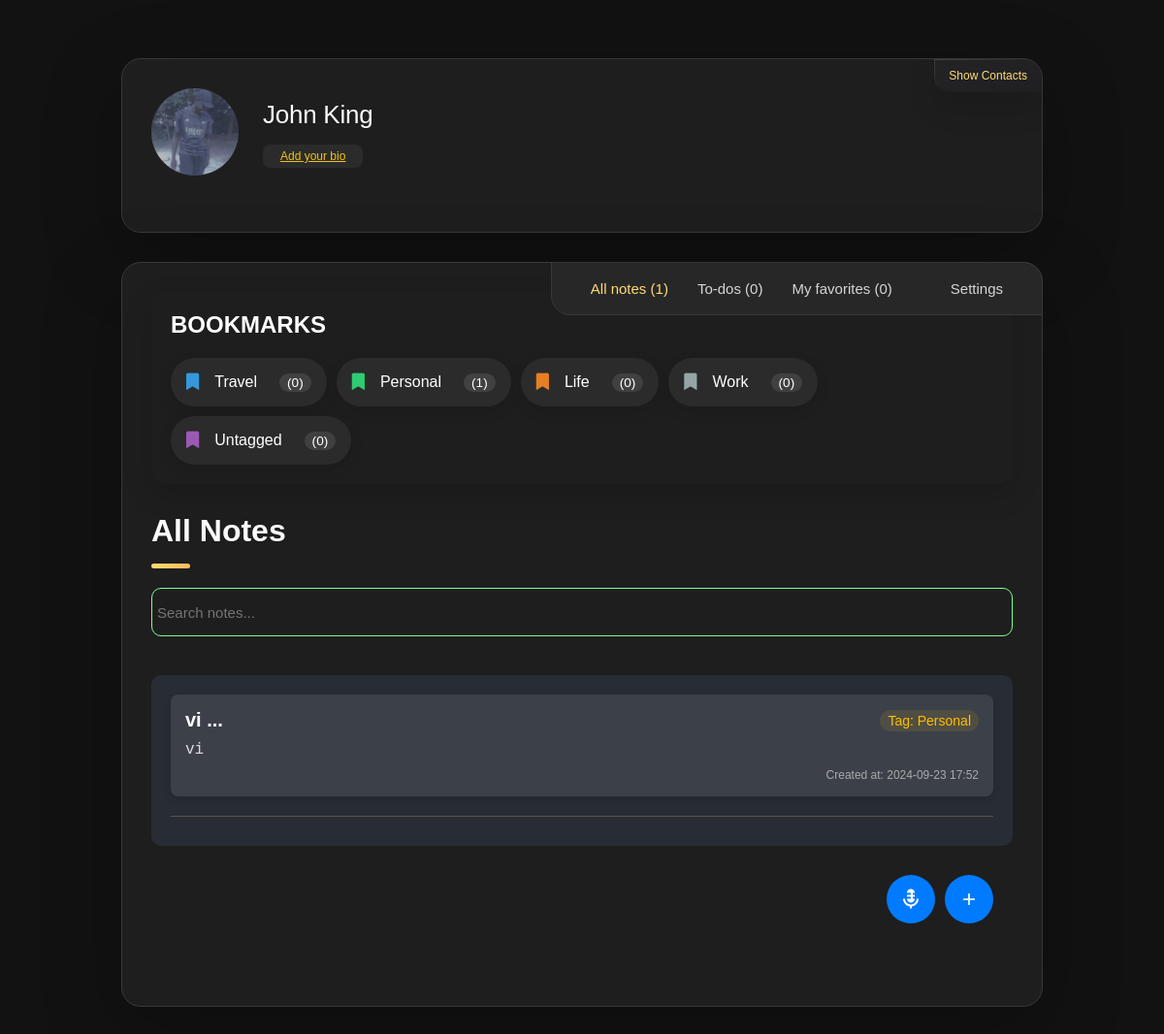
The app's page /user_home (signed in) with its own data.
### website/models.py (models this page shows, shortened)
class User(db.Model, UserMixin):
    id = db.Column(db.Integer, primary_key=True)
    email = db.Column(db.String(150), unique=True)
    password = db.Column(db.String(255))
    first_name = db.Column(db.String(225))
    second_name = db.Column(db.String(225))
    full_name = db.Column(db.String(255))
    profile_picture = db.Column(db.String(255), nullable=True)
    cover_picture = db.Column(db.String(255), nullable=True)
    user_name = db.Column(db.String(255))
    phone_number = db.Column(db.String(20))
    country_code = db.Column(db.String(10), default="+254")
    bio = db.Column(db.String(255))
    time_zone = db.Column(db.String(255))
    date_birth = db.Column(db.String(255))
    gender = db.Column(db.String(255))
    generated_color = db.Column(db.String(7))
    is_2fa_enabled = db.Column(db.Boolean, default=False)
    otp_secret = db.Column(db.String(32), nullable=True)
    temp_otp = db.Column(db.String(32), nullable=True)
    otp_method = db.Column(db.String(10), default='app')
    is_active = db.Column(db.Boolean, default=True)
    is_admin = db.Column(db.Boolean, default=False)
    email_verified = db.Column(db.Boolean, default=False)
    note_tags = db.relationship(
        "NoteTag", back_populates="user", cascade="all, delete-orphan"
    )
    notes = db.relationship("Note", back_populates="user", cascade="all, delete-orphan")
    password_reset_tokens = db.relationship(
        "PasswordResetToken", back_populates="user", cascade="all, delete-orphan"
    )
    notifications = db.relationship(
        "Notification", back_populates="user", cascade="all, delete-orphan"
    )
    todos = db.relationship("ToDo", back_populates="user", cascade="all, delete-orphan")
    email_preferences = db.relationship(
        "EmailPreferences",
        uselist=False,
        back_populates="user",
        cascade="all, delete-orphan",
    )
    push_preferences = db.relationship(
        "PushPreferences",
        uselist=False,
        back_populates="user",
        cascade="all, delete-orphan",
    )
    email_verification_tokens = db.relationship(
        "EmailVerificationToken", back_populates="user", cascade="all, delete-orphan"
    )

class NoteTag(db.Model):
    id = db.Column(db.Integer, primary_key=True)
    name = db.Column(db.String(100), nullable=False)
    color = db.Column(db.String(7), nullable=False, default="#000000")
    user_id = db.Column(db.Integer, db.ForeignKey("user.id"), nullable=False)
    created_at = db.Column(db.DateTime, default=datetime.utcnow)
    user = db.relationship("User", back_populates="note_tags")
    notes = db.relationship("Note", back_populates="tag", cascade="all, delete-orphan")

class Note(db.Model):
    id = db.Column(db.Integer, primary_key=True)
    title = db.Column(db.String(255), nullable=False)
    content = db.Column(db.Text, nullable=False)
    tag_id = db.Column(db.Integer, db.ForeignKey("note_tag.id"), nullable=False)
    user_id = db.Column(db.Integer, db.ForeignKey("user.id"), nullable=False)
    created_at = db.Column(db.DateTime, default=datetime.utcnow)
    updated_at = db.Column(db.DateTime, onupdate=datetime.utcnow)
    is_favorite = db.Column(db.Boolean, default=False)
    user = db.relationship("User", back_populates="notes")
    tag = db.relationship("NoteTag", back_populates="notes")

### website/views.py (the view)
@views.route("/user_home")
@login_required
def user_home():
    tags = NoteTag.query.filter_by(user_id=current_user.id).all()
    tags_with_counts = [
        {
            "id": tag.id,
            "name": tag.name,
            "color": tag.color,
            "note_count": Note.query.filter_by(
                tag_id=tag.id, user_id=current_user.id
            ).count(),
        }
        for tag in tags
    ]
    notes = (
        Note.query.filter_by(user_id=current_user.id)
        .order_by(Note.created_at.desc(), Note.updated_at.desc())
        .all()
    )
    return render_template("user_home.html", tags=tags_with_counts, notes=notes)

### website/templates/user_home.html (shortened to what this page needs)
<!DOCTYPE html>
<html lang="en">
  <head>
    <link
      rel="stylesheet"
      href="https://cdnjs.cloudflare.com/ajax/libs/font-awesome/5.15.4/css/all.min.css"
    />
    <link
      rel="stylesheet"
      href="{{ url_for('static', filename='css/user_home.css') }}"
    />
    <link
      href="https://unpkg.com/boxicons@2.1.4/css/boxicons.min.css"
      rel="stylesheet"
    />
  </head>
  <body>
    <main>
      <aside class="sidebar" data-sidebar>
        <div class="sidebar-info">
          <figure class="avatar-box">
            {% if current_user.profile_picture %}
            <img
              src="/static/profile_pics/{{ current_user.profile_picture }}"
              alt="Profile Picture"
              class="profile-image"
            />
            {% else %}
            <i
              class="fas fa-5x"
              style="--background-: {{ current_user.generated_color }}"
              >{{ current_user.first_name[0] }}</i
            >
            {% endif %}
          </figure>
          <div class="info-content">
            <h1 class="name" title="{{ current_user.full_name }}">
              {{ current_user.full_name }}
            </h1>
            <p class="title" title="{{ current_user.bio }}">
              {% if current_user.bio %} {{ current_user.bio }} {% else %}
              <a
                href="{{ url_for('views.settings') }}"
                style="color: #f1c40f; text-decoration: underline"
              >
                Add your bio
              </a>
              {% endif %}
            </p>
          </div>
          <button class="info_more-btn" data-sidebar-btn>
            <span>Show Contacts</span>
          </button>
        </div>
      </aside>
      <div class="main-content">
        <nav class="navbar">
          <ul class="navbar-list">
            <li class="navbar-item">
              <a href="/user_home" class="navbar-link active">
                <p>
                  All notes
                  <span
                    style="--background-: {{ current_user.generated_color }}"
                  >
                    ({{ current_user.notes|length }})
                  </span>
                </p>
              </a>
            </li>
            <li class="navbar-item">
              <a
                href="{{ url_for('views.show_todo_page') }}"
                class="navbar-link"
              >
                <p style="--background-: {{ current_user.generated_color }}">
                  To-dos
                  <span> (<span id="todoCount">0</span>)</span>
                </p>
              </a>
            </li>
            <li class="navbar-item">
              <a href="/favorites" class="navbar-link" id="favoriteLink">
                <p style="--background-: {{ current_user.generated_color }}">
                  My favorites
                  <span> (<span id="favoriteCount">0</span>) </span>
                </p>
              </a>
            </li>
            <li class="navbar-item">
              <a
                href="{{url_for('views.settings')}}"
                class="navbar-link"
                style="--background-: {{ current_user.generated_color }}"
              >
                <p>Settings</p>
              </a>
            </li>
          </ul>
        </nav>
        <article class="about active" id="about">
          <section class="testimonials">
            <div class="tags">
              <p class="section-title">
                BOOKMARKS
              </p>
              <div class="tags-wrapper">
                {% for tag in tags %}
                <a href="{{ url_for('views.tag_notes', tag_id=tag.id) }}" class="tag" data-tag-id="{{ tag.id }}">
                  <i class="fas fa-bookmark" style="--bookmark-: {{ tag.color }}"></i>
                  <span class="tag-name">{{ tag.name }}</span>
                  <span class="note-count">({{ tag.note_count }})</span>
                </a>
                {% endfor %}
              </div>
            </div>
          </section>
          <header>
            <h2 class="h2 article-title">All Notes</h2>
          </header>
          <section class="about-text">
            <div class="search">
              <input
                style="--background-: {{ current_user.generated_color }}"
                type="text"
                id="searchInput"
                placeholder="Search notes..."
                class="input-search"
                autocomplete="off"
              />
            </div>
          </section>
          <section class="service">
            <div class="notes-list">
              <ul id="notesList" data-color="{{current_user.generated_color}}">
                {% if notes %} {% for note in notes %}
                <li
                  data-note-id="{{ note.id }}"
                  data-tag-color="{{ note.tag.color }}"
                  class="note-item"
                  style="--background-: {{ current_user.generated_color }}"
                >
                  <div class="note-header">
                    <h3>{{ note.title.split('\n')[0][:13] }} ...</h3>
                    <span class="note-tag"
                      >Tag: {{ note.tag.name.split('\n')[0][:20] }}</span
                    >
                  </div>
                  <pre class="note-content">
{{ note.content | striptags  | truncate(20, True, '...')}}</pre
                  >
                  <p class="note-time">
                    {% if note.updated_at %} Updated at: {{
                    note.updated_at.strftime('%Y-%m-%d %H:%M') }} {% else %}
                    Created at: {{ note.created_at.strftime('%Y-%m-%d %H:%M') }}
                    {% endif %}
                  </p>
                </li>
                <hr />
                {% endfor %} {% else %}
                <p class="no-notes">No Available Notes</p>
                {% endif %}
              </ul>
              <div class="add-note-toggle">
                <a
                  href="{{url_for('views.show_add_note2')}}"
                  style="--background-: {{ current_user.generated_color }}"
                  class="toggle-add"
                  >+</a
                >
              </div>
              <div class="speech-text">
                <a
                  href="{{url_for('views.speech_text')}}"
                  style="--background-: {{ current_user.generated_color }}"
                  class="speech-text-toggle-add"
                  ><i class="bx bxs-microphone-alt" title="Speech-Text"></i
                ></a>
              </div>
            </div>
          </section>
        </article>
      </div>
    </main>
  </body>
</html>

### records on screen
User: profile_picture (picture), full_name "John King"
NoteTag: name "Travel", note_count "0"
NoteTag: name "Personal", note_count "1"
NoteTag: name "Life", note_count "0"
NoteTag: name "Work", note_count "0"
NoteTag: name "Untagged", note_count "0"
Note: title "vi", tag.name "Personal", content "vi", created_at "2024-09-23 17:52"

### other values on screen
{{ current_user.notes|length }} "1"
